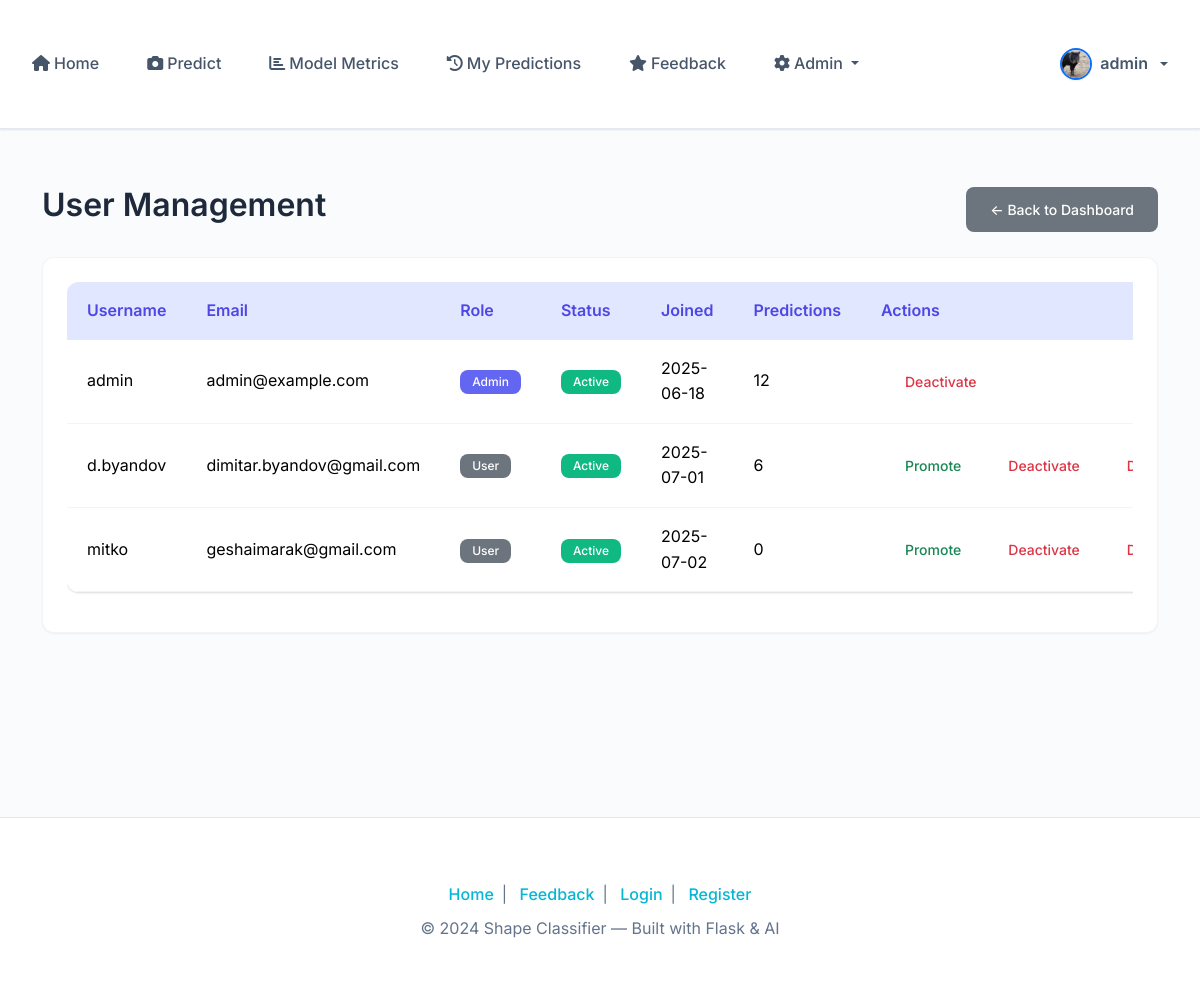
The app's page /admin/users (signed in) with its own data.
### app/models/user.py (models this page shows, shortened)
class User(UserMixin, db.Model):
    id = db.Column(db.Integer, primary_key=True)
    username = db.Column(db.String(80), unique=True, nullable=False)
    email = db.Column(db.String(120), unique=True, nullable=False)
    password_hash = db.Column(db.String(128))
    profile_picture = db.Column(db.String(255), nullable=True)  # Store filename of profile picture
    role = db.Column(db.String(20), default='user')  # 'user' or 'admin'
    active = db.Column(db.Boolean, default=True)  # For deactivation
    created_at = db.Column(db.DateTime, default=datetime.utcnow)
    predictions = db.relationship('Prediction', backref='user', lazy=True)
    def is_admin(self):
        return self.role == 'admin'
    def get_profile_picture_url(self):
        if self.profile_picture:
            return f'/static/uploads/{self.profile_picture}'
        return f'https://ui-avatars.com/api/?name={self.username}&background=random&color=fff&size=200'

### app/routes/admin.py (the view)
@admin.route('/users')
@login_required
@admin_required
def users():
    users = User.query.all()
    return render_template('admin/admin_users.html', users=users)

### app/templates/admin/admin_users.html (shortened to what this page needs)
{% extends "base.html" %}
{% block content %}
<div class="container mt-4">
  <div class="d-flex justify-content-between align-items-center mb-4">
    <h2>User Management</h2>
    <a href="{{ url_for('admin.dashboard') }}" class="btn btn-secondary">← Back to Dashboard</a>
  </div>
  {% if users %}
    <div class="card shadow-sm">
      <div class="card-body">
        <div class="table-responsive">
          <table class="table table-hover">
            <thead class="table-light">
              <tr>
                <th>Username</th>
                <th>Email</th>
                <th>Role</th>
                <th>Status</th>
                <th>Joined</th>
                <th>Predictions</th>
                <th>Actions</th>
              </tr>
            </thead>
            <tbody>
              {% for user in users %}
              <tr>
                <td>{{ user.username }}</td>
                <td>{{ user.email }}</td>
                <td>
                  <span class="badge bg-{% if user.role == 'admin' %}primary{% else %}secondary{% endif %}">
                    {{ user.role.title() }}
                  </span>
                </td>
                <td>
                  <span class="badge bg-{% if user.active %}success{% else %}danger{% endif %}">
                    {{ 'Active' if user.active else 'Inactive' }}
                  </span>
                </td>
                <td>{{ user.created_at.strftime('%Y-%m-%d') }}</td>
                <td>{{ user.predictions|length }}</td>
                <td>
                  <div class="btn-group btn-group-sm" role="group">
                    {% if user.role == 'user' %}
                      <a href="{{ url_for('admin.promote_user', user_id=user.id) }}"
                         class="btn btn-outline-success"
                         onclick="return confirm('Promote {{ user.username }} to admin?')">
                        Promote
                      </a>
                    {% elif user.role == 'admin' and user.id != current_user.id %}
                      <a href="{{ url_for('admin.demote_user', user_id=user.id) }}"
                         class="btn btn-outline-warning"
                         onclick="return confirm('Demote {{ user.username }} to user?')">
                        Demote
                      </a>
                    {% endif %}
                    {% if user.active %}
                      <a href="{{ url_for('admin.deactivate_user', user_id=user.id) }}"
                         class="btn btn-outline-danger"
                         onclick="return confirm('Deactivate {{ user.username }}?')">
                        Deactivate
                      </a>
                    {% else %}
                      <a href="{{ url_for('admin.activate_user', user_id=user.id) }}"
                         class="btn btn-outline-success">
                        Activate
                      </a>
                    {% endif %}
                    {% if user.id != current_user.id %}
                      <a href="{{ url_for('admin.delete_user', user_id=user.id) }}"
                         class="btn btn-outline-danger"
                         onclick="return confirm('Delete {{ user.username }} and all their predictions? This action cannot be undone.')">
                        Delete
                      </a>
                    {% endif %}
                  </div>
                </td>
              </tr>
              {% endfor %}
            </tbody>
          </table>
        </div>
      </div>
    </div>
  {% else %}
    <div class="text-center py-5">
      <i class="fas fa-users fa-3x text-muted mb-3"></i>
      <h4 class="text-muted">No Users Found</h4>
      <p class="text-muted">No users have registered yet.</p>
    </div>
  {% endif %}
</div>
{% endblock %}

### app/templates/components/navbar.html (shortened to what this page needs)
<nav class="navbar navbar-expand-lg bg-white shadow-sm py-2 sticky-top">
  <div class="container-fluid">
    <div class="collapse navbar-collapse" id="navbarNavDropdown">
      <ul class="navbar-nav me-auto mb-2 mb-lg-0 align-items-lg-center gap-lg-2">
        <li class="nav-item">
          <a class="nav-link{% if request.endpoint == 'main.index' %} active{% endif %}" href="{{ url_for('main.index') }}">
            <i class="fas fa-home me-1"></i>Home
          </a>
        </li>
        {% if current_user.is_authenticated %}
        <li class="nav-item">
          <a class="nav-link" href="{{ url_for('main.predict') }}">
            <i class="fas fa-camera me-1"></i>Predict
          </a>
        </li>
        <li class="nav-item">
          <a class="nav-link" href="{{ url_for('main.model_evaluation') }}">
            <i class="fas fa-chart-bar me-1"></i>Model Metrics
          </a>
        </li>
        <li class="nav-item">
          <a class="nav-link{% if request.endpoint == 'main.my_predictions' %} active{% endif %}" href="{{ url_for('main.my_predictions') }}">
            <i class="fas fa-history me-1"></i>My Predictions
          </a>
        </li>
        <li class="nav-item">
          <a class="nav-link{% if request.endpoint == 'main.feedback' %} active{% endif %}" href="{{ url_for('main.feedback') }}">
            <i class="fas fa-star me-1"></i>Feedback
          </a>
        </li>
        {% if current_user.is_admin() %}
        <li class="nav-item dropdown">
          <a class="nav-link dropdown-toggle" href="#" id="adminDropdown" role="button" data-bs-toggle="dropdown" aria-expanded="false">
            <i class="fas fa-cog me-1"></i>Admin
          </a>
        </li>
        {% endif %}
        {% endif %}
      </ul>
      <ul class="navbar-nav mb-2 mb-lg-0 align-items-lg-center gap-lg-2">
        {% if current_user.is_authenticated %}
        <li class="nav-item dropdown">
          <a class="nav-link dropdown-toggle d-flex align-items-center gap-2" href="#" id="userDropdown" role="button" data-bs-toggle="dropdown" aria-expanded="false">
            <img src="{{ current_user.get_profile_picture_url() }}"
                 alt="Profile"
                 class="rounded-circle border border-2 border-primary shadow-sm" style="width: 32px; height: 32px; object-fit: cover;">
            <span class="fw-semibold">{{ current_user.username }}</span>
          </a>
        </li>
        {% endif %}
      </ul>
    </div>
  </div>
</nav>

### app/static/css/custom.css (style rules this page uses)
:root { --primary: #6366f1; --primary-dark: #4f46e5; --primary-light: #e0e7ff; --accent: #06b6d4; --accent-dark: #0891b2; --accent-light: #e0f7fa; --background: #fafbfc; --surface: #ffffff; --surface-hover: #f8fafc; --text-primary: #1e293b; --text-secondary: #475569; --text-muted: #64748b; --text-light: #94a3b8; --success: #10b981; --success-light: #d1fae5; --danger: #ef4444; --danger-light: #fee2e2; --warning: #f59e0b; --warning-light: #fef3c7; --info: #3b82f6; --info-light: #dbeafe; --border: #e2e8f0; --border-light: #f1f5f9; --shadow-sm: 0 1px 2px 0 rgba(0, 0, 0, 0.05); --shadow: 0 1px 3px 0 rgba(0, 0, 0, 0.1), 0 1px 2px 0 rgba(0, 0, 0, 0.06); --shadow-md: 0 4px 6px -1px rgba(0, 0, 0, 0.1), 0 2px 4px -1px rgba(0, 0, 0, 0.06); --shadow-lg: 0 10px 15px -3px rgba(0, 0, 0, 0.1), 0 4px 6px -2px rgba(0, 0, 0, 0.05); --transition: all 0.2s cubic-bezier(0.4, 0, 0.2, 1); --transition-slow: all 0.3s cubic-bezier(0.4, 0, 0.2, 1); --radius-sm: 0.375rem; --radius: 0.5rem; --radius-md: 0.75rem; --radius-lg: 1rem; --radius-xl: 1.5rem; }
* { box-sizing: border-box; }
html, body { font-family: 'Inter', -apple-system, BlinkMacSystemFont, 'Segoe UI', Roboto, Oxygen, Ubuntu, Cantarell, sans-serif; background-color: var(--background); color: var(--text-secondary); line-height: 1.6; font-size: 16px; margin: 0; padding: 0; }
h1, h2, h3, h4, h5, h6 { color: var(--text-primary); font-weight: 600; line-height: 1.25; margin-bottom: 0.5rem; }
a { color: var(--accent); text-decoration: none; transition: var(--transition); }
.btn { font-weight: 500; border-radius: var(--radius); border: none; padding: 0.75rem 1.5rem; font-size: 0.875rem; transition: var(--transition); text-decoration: none; display: inline-flex; align-items: center; justify-content: center; gap: 0.5rem; cursor: pointer; }
.card { background: var(--surface); border: 1px solid var(--border-light); border-radius: var(--radius-md); box-shadow: var(--shadow); transition: var(--transition); overflow: hidden; }
.card-body { padding: 1.5rem; }
.navbar { background: var(--surface) !important; border-bottom: 1px solid var(--border); box-shadow: var(--shadow-sm); padding: 0.75rem 0; min-height: auto; }
.nav-link { color: var(--text-secondary) !important; font-weight: 500; padding: 0.5rem 1rem !important; border-radius: var(--radius); transition: var(--transition); margin: 0 0.25rem; }
.table { background: var(--surface); border-radius: var(--radius-md); overflow: hidden; box-shadow: var(--shadow); }
.table thead th { background: var(--primary-light); color: var(--primary-dark); font-weight: 600; border: none; padding: 1rem 1.25rem; }
.table tbody td { padding: 1rem 1.25rem; border-color: var(--border-light); vertical-align: middle; }
.badge { font-weight: 500; padding: 0.375rem 0.75rem; border-radius: var(--radius); font-size: 0.75rem; }
.bg-primary { background: var(--primary) !important; }
.bg-success { background: var(--success) !important; }
.shadow-sm { box-shadow: var(--shadow-sm) !important; }

### app/templates/base.html (style rules this page uses)
.container, .container-fluid { padding-top: 2rem; padding-bottom: 2rem; }
.sticky-top { z-index: 1050; }

### app/templates/components/navbar.html (style rules this page uses)
.navbar, .navbar * { z-index: 1040 !important; }

### records on screen
User: get_profile_picture_url (picture), username "admin", email "admin@example.com", role "Admin", active "Active", created_at "2025-06-18", predictions|length "12"
User: username "d.byandov", email "dimitar.byandov@gmail.com", role "User", active "Active", created_at "2025-07-01", predictions|length "6"
User: username "mitko", email "geshaimarak@gmail.com", role "User", active "Active", created_at "2025-07-02", predictions|length "0"

### other values on screen
{{ 2024 }} "2024"
